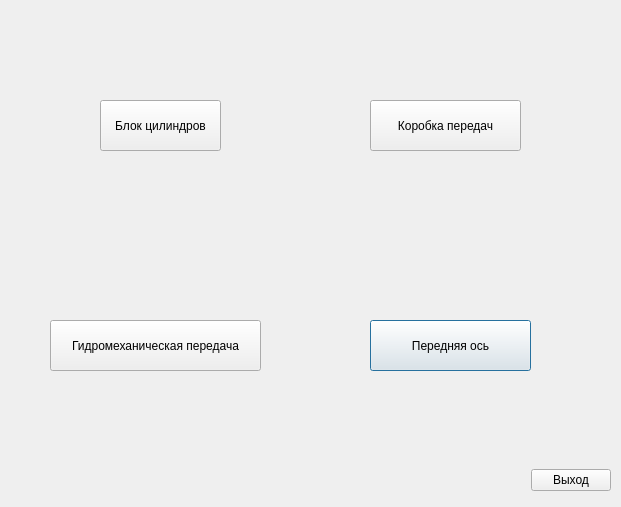
<?xml version="1.0" encoding="UTF-8"?>
<ui version="4.0">
 <class>vbor</class>
 <widget class="QDialog" name="vbor">
  <property name="geometry">
   <rect>
    <x>0</x>
    <y>0</y>
    <width>621</width>
    <height>507</height>
   </rect>
  </property>
  <property name="windowTitle">
   <string>Dialog</string>
  </property>
  <widget class="QPushButton" name="perdos">
   <property name="geometry">
    <rect>
     <x>370</x>
     <y>320</y>
     <width>161</width>
     <height>51</height>
    </rect>
   </property>
   <property name="text">
    <string>Передняя ось</string>
   </property>
  </widget>
  <widget class="QPushButton" name="gidromehper">
   <property name="geometry">
    <rect>
     <x>50</x>
     <y>320</y>
     <width>211</width>
     <height>51</height>
    </rect>
   </property>
   <property name="text">
    <string>Гидромеханическая передача</string>
   </property>
  </widget>
  <widget class="QPushButton" name="blokcil">
   <property name="geometry">
    <rect>
     <x>100</x>
     <y>100</y>
     <width>121</width>
     <height>51</height>
    </rect>
   </property>
   <property name="sizePolicy">
    <sizepolicy hsizetype="Minimum" vsizetype="Fixed">
     <horstretch>30</horstretch>
     <verstretch>30</verstretch>
    </sizepolicy>
   </property>
   <property name="text">
    <string>Блок цилиндров</string>
   </property>
  </widget>
  <widget class="QPushButton" name="korobper">
   <property name="geometry">
    <rect>
     <x>370</x>
     <y>100</y>
     <width>151</width>
     <height>51</height>
    </rect>
   </property>
   <property name="text">
    <string>Коробка передач</string>
   </property>
   <property name="autoRepeatDelay">
    <number>30</number>
   </property>
   <property name="autoRepeatInterval">
    <number>30</number>
   </property>
  </widget>
  <widget class="QLabel" name="bloccil">
   <property name="geometry">
    <rect>
     <x>10</x>
     <y>10</y>
     <width>281</width>
     <height>221</height>
    </rect>
   </property>
   <property name="text">
    <string/>
   </property>
  </widget>
  <widget class="QLabel" name="peredach">
   <property name="geometry">
    <rect>
     <x>300</x>
     <y>10</y>
     <width>311</width>
     <height>221</height>
    </rect>
   </property>
   <property name="text">
    <string/>
   </property>
  </widget>
  <widget class="QLabel" name="label">
   <property name="geometry">
    <rect>
     <x>10</x>
     <y>240</y>
     <width>281</width>
     <height>211</height>
    </rect>
   </property>
   <property name="text">
    <string/>
   </property>
  </widget>
  <widget class="QLabel" name="label_2">
   <property name="geometry">
    <rect>
     <x>300</x>
     <y>240</y>
     <width>281</width>
     <height>211</height>
    </rect>
   </property>
   <property name="text">
    <string/>
   </property>
  </widget>
  <widget class="QWidget" name="">
   <property name="geometry">
    <rect>
     <x>10</x>
     <y>460</y>
     <width>601</width>
     <height>41</height>
    </rect>
   </property>
   <layout class="QHBoxLayout" name="horizontalLayout">
    <item>
     <spacer name="horizontalSpacer">
      <property name="orientation">
       <enum>Qt::Horizontal</enum>
      </property>
      <property name="sizeHint" stdset="0">
       <size>
        <width>40</width>
        <height>20</height>
       </size>
      </property>
     </spacer>
    </item>
    <item>
     <widget class="QPushButton" name="pushButton_2">
      <property name="text">
       <string>Выход</string>
      </property>
     </widget>
    </item>
   </layout>
  </widget>
  <zorder>label_2</zorder>
  <zorder>label</zorder>
  <zorder>peredach</zorder>
  <zorder>bloccil</zorder>
  <zorder>perdos</zorder>
  <zorder>gidromehper</zorder>
  <zorder>blokcil</zorder>
  <zorder>korobper</zorder>
  <zorder>pushButton</zorder>
  <zorder>pushButton_2</zorder>
  <zorder>horizontalSpacer</zorder>
 </widget>
 <resources/>
 <connections/>
</ui>
